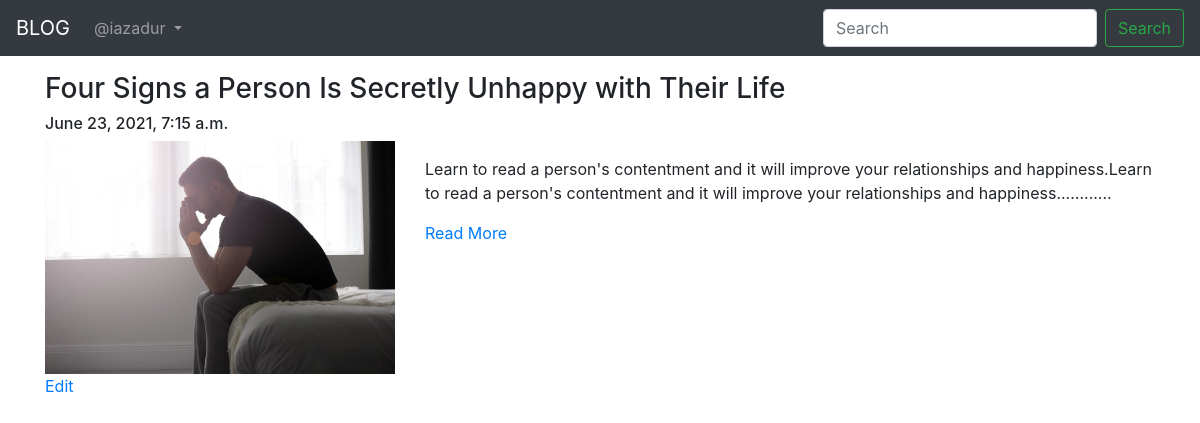
/blog/my-blogs/ (signed in), run on the app's committed database.
### App_Blog/models.py (models this page shows, shortened)
class Blog(models.Model):
    author = models.ForeignKey(User, on_delete=models.CASCADE, related_name='post_author')
    blog_title = models.CharField(max_length=300, verbose_name='Put a Title')
    slug = models.SlugField(max_length=264, unique=True, null=True)
    blog_content = models.TextField(verbose_name='What is on your mind')
    blog_image = models.ImageField(upload_to='blog_images', verbose_name='Image', null=True, blank=True,)
    publish_date = models.DateTimeField(auto_now_add=True)
    update_date = models.DateTimeField(auto_now=True)
    class Meta:
        ordering = ['-publish_date']

### App_Blog/views.py (the view)
# urls.py: path('my-blogs/', views.MyBlogs.as_view(), name="my_blogs"),
class MyBlogs(LoginRequiredMixin, TemplateView):
    template_name = 'App_Blog/my_blogs.html'

### App_Blog/templatetags/custom_filters.py (called while the page is built)
def range_filter(value):
    return value[0:500]+ "..........."

### templates/App_Blog/my_blogs.html (shortened to what this page needs)
{% extends 'base.html' %}
{% load custom_filters %}
{% block body %}
{% for blog in user.post_author.all %}
<h3>{{blog.blog_title}}</h3>
<h6>{{blog.publish_date}}</h6>
<div class="row">
    <div class="col-sm-4">
        <img src="/static/{{blog.blog_image}}" width="100%" alt="">
    </div>
    <div class="col-sm-8">
        <p>{{blog.blog_content | range_filter|linebreaks}}</p>
        <a href="{% url 'App_Blog:blog_details' slug=blog.slug %}">Read More</a>
    </div>
</div>
<a href="{% url 'App_Blog:edit_blog' pk=blog.pk %}">Edit</a>
{% endfor %}
{% endblock %}

### templates/base.html (shortened to what this page needs)
<!DOCTYPE html>
<html lang="en">
<head>
    <link rel="stylesheet" href="https://stackpath.bootstrapcdn.com/bootstrap/4.4.1/css/bootstrap.min.css"
>
    <link rel="stylesheet" href="https://cdnjs.cloudflare.com/ajax/libs/font-awesome/4.7.0/css/font-awesome.min.css"
/>
</head>
<body>
<div class="container">
    <nav class="navbar navbar-expand-lg navbar-dark bg-dark fixed-top">
        <a class="navbar-brand" href="{% url 'index' %}">BLOG</a>
        <div class="collapse navbar-collapse" id="navbarSupportedContent">
            <ul class="navbar-nav mr-auto">
                {% if user.is_authenticated %}
                <li class="nav-item dropdown">
                    <a class="nav-link dropdown-toggle" href="#" id="navbarDropdown" role="button"
                       data-toggle="dropdown" aria-haspopup="true" aria-expanded="false">
                        @{{user.username}}
                    </a>
                </li>
                {% endif %}
            </ul>
            <form class="form-inline my-2 my-lg-0">
                <input class="form-control mr-sm-2" type="search" placeholder="Search" aria-label="Search">
                <button class="btn btn-outline-success my-2 my-sm-0" type="submit">Search</button>
            </form>
        </div>
    </nav>
    <br>
    <br>
    <br>
    {% block body %}
    {% endblock %}
</div>
</body>
</html>

### data on the page
Blog: blog_title "Four Signs a Person Is Secretly Unhappy with Their Life", publish_date "June 23, 2021, 7:15 a.m.", blog_image (picture), blog_content|range_filter "Learn to read a person's contentment and it will improve your relationships and happiness.Learn to read a person's contentment and it will improve your relationships and happiness............"

### other printed values
{{ user.username }} "iazadur"
